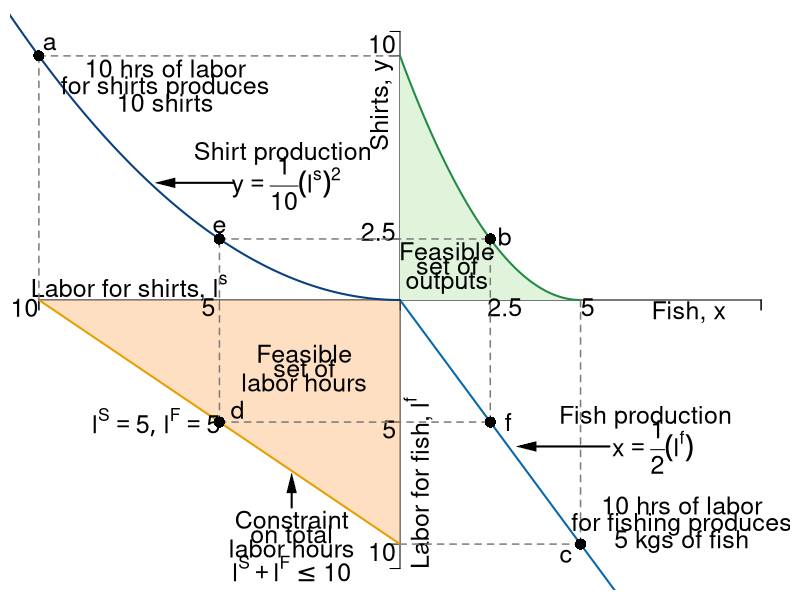

R code for this plot:
#Graph Designer: Simon Halliday
#Authors: Bowles, Foley and Halliday
#Title: Coordination, Conflict and Competition: A Text in Microeconomics

require(shape)
pdf(file = "specprodexch/ppf_eos.pdf", width = 9, height = 9)

#Set parameters for graphics
pointsize <- 1.8
axislabelsize <- 1.8
labelsize <- 1.5
namesize <- 1.8
annotatesize <- 1.5
graphlinewidth <- 2
segmentlinewidth <- 1.5

COL <- c("#7fc97f", "#beaed4", "#fdc086", "#ffff99", "#386cb0", "#f0027f", "#bf5b17", "#666666")
COLA <- c("#e0f3db", "#99d8c9","#66c2a4","#41ae76", "#238b45", "#005824")
COLB <- c("#4eb3d3", "#2b8cbe", "#0868ac","#084081")
grays <- gray.colors(25, start = 1, end = 0)
CBCols <- c("#009E73","#0072B2","#E69F00")


#Edited the margins to cater for the larger LHS labels
par(mar =  c(0.5, 0.5, 0.5, 0.5))

#Change this to make it log of l 

# ppf <- function(l, k = 0.5) {
#   k * (1/l)
# }

ppf <- function(fish, k = 0.1, alpha = 2, maxfish = 5) {
  k * (fish - maxfish)^alpha 
}

fishProd <- function(l, k = 0.5){
  (-k)*l
}

feasibleLabor <- function(l, time = 10){
  - time - l
}

manufactureProd <- function(l, k = 0.1, alpha = 2){
  k * (-l)^alpha
}

xlims <- c(-10, 10)
ylims <- c(-11, 11)

npts <- 501 
x <- seq(xlims[1], xlims[2], length.out = npts)
y <- seq(ylims[1], ylims[2], length.out = npts) 
a <- c(13, 15, 17)

plot(0, 0, xlim = xlims, ylim = ylims, type = "n",
     xlab = expression(paste("")),
     ylab = expression(paste("")), 
     xaxt = "n", 
     yaxt = "n", 
     cex.lab = axislabelsize, 
     bty = "n"
)

ticksy <- c(ylims[1], -10, -5, 0, 2.5, 10, ylims[2])
ylabels <- c(NA, NA, NA, NA, NA, NA, NA)
ticksx <- c(xlims[1], -10, -5, 0, 10, xlims[2])
xlabels <- c(NA, NA, NA, NA, NA, NA)

axis(1, at = ticksx, pos = 0, labels = xlabels)
axis(2, at = ticksy, pos = 0, labels = ylabels, las = 1)

npts <- 500 
xx1 <- seq(0, 5, length.out = npts)
xx2 <- seq(0, xlims[2], length.out = npts)
xx3 <- seq(xlims[1], 0, length.out = npts)
xx4 <- seq(-11, 0, length.out = npts)

#Draw the polygon for shading the feasible set
xpoly1 <- seq(from = 0, to = 5, length.out = 500)
ypoly1 <- ppf(xpoly1, k = 10/25, alpha = 2, maxfish = 5)
polygon(x = c(xpoly1, rev(xpoly1[1])), y = c(ypoly1, rev(ypoly1)[1]), col=COLA[1], density=NULL, border = NA)

# shade 
polygon(x = c(-10, 0, 0), 
        y = c(0, 0, -10),
        border = FALSE, col = adjustcolor(COL[3], alpha.f = 0.5))


#Draw the graphs
lines(xx1, ppf(xx1, k = 10/25, alpha = 2, maxfish = 5), col = COLA[5], lwd = graphlinewidth)
lines(xx2, fishProd(xx2, k = 2), col = COLB[3], lwd = graphlinewidth)
lines(xx3, feasibleLabor(xx3, time = 10), col = CBCols[3], lwd = graphlinewidth)
lines(xx4, manufactureProd(xx4, k = 0.1, alpha = 2), col = COLB[4], lwd = graphlinewidth)

#mtext(expression(paste("Quantity of fish, ", x)), side=1, line = 2.5, cex = axislabelsize)
text(-0.5, 8, expression(paste("Shirts, ", y)), xpd = TRUE, cex = annotatesize, srt = 90) 
text(8, -0.5, expression(paste("Fish, ", x)), xpd = TRUE, cex = annotatesize)
text(0.5, -7.5, expression(paste("Labor for fish, ", l^f)), xpd = TRUE, cex = annotatesize, srt= 90) 
text(-7.5, 0.5, expression(paste("Labor for shirts, ", l^s)), xpd = TRUE, cex = annotatesize)

#Label the points on the axes we want
text(-0.6, 2.8, expression(paste(2.5)), xpd = TRUE, cex = annotatesize)
text(-0.5, 10.5, expression(paste(10)), xpd = TRUE, cex = annotatesize)
text(2.9, -0.3, expression(paste(2.5)), xpd = TRUE, cex = annotatesize)
text(5.2, -0.3, expression(paste(5)), xpd = TRUE, cex = annotatesize)
text(-5.3, -0.3, expression(paste(5)), xpd = TRUE, cex = annotatesize)
text(-0.3, -5.3, expression(paste(5)), xpd = TRUE, cex = annotatesize)
text(-10.4, -0.3, expression(paste(10)), xpd = TRUE, cex = annotatesize)
text(-0.5, -10.3, expression(paste(10)), xpd = TRUE, cex = annotatesize)

#Label the two production functions
#Clothing
text(-3.25, 6, expression(paste("Shirt production")), xpd = TRUE, cex = annotatesize)
text(-3.15, 4.8, expression(paste(y == frac(1,10)(l^s)^2)), xpd = TRUE, cex = annotatesize)
Arrows(-4.6, 4.8, -6.5, 4.8, col = "black", lty = 1, lwd = 2, arr.type = "triangle", arr.lwd = 0.5)

#Fishing
text(6.8, -4.8, expression(paste("Fish production")), xpd = TRUE, cex = annotatesize)
text(7, -6, expression(paste(x == frac(1,2)(l^f))), xpd = TRUE, cex = annotatesize)
Arrows(5.8, -6, 3.5, -6, col = "black", lty = 1, lwd = 2, arr.type = "triangle", arr.lwd = 0.5)

#Draw segments for the 50/50 split of time
segments(-5, -5, -5, 2.5, lty = 2, col = grays[20], lwd = segmentlinewidth)
segments(-5, -5, 2.5, -5, lty = 2, col = grays[20], lwd = segmentlinewidth)
segments(-5, 2.5, 2.5, 2.5, lty = 2, col = grays[20], lwd = segmentlinewidth)
segments(2.5, -5, 2.5, 2.5, lty = 2, col = grays[20], lwd = segmentlinewidth)

#Annotate Max time on clothes
segments(-10, 0, -10, 10, lty = 2, col = grays[20], lwd = segmentlinewidth)
segments(-10, 10, 0, 10, lty = 2, col = grays[20], lwd = segmentlinewidth)
text(-6.5, 9.5, expression(paste("10 hrs of labor")), cex = annotatesize)
text(-6.5, 8.7, expression(paste("for shirts produces")),  cex = annotatesize)
text(-6.5, 8.1, expression(paste("10 shirts")),  cex = annotatesize)
points(-10, 10, pch = 16, col = "black", cex = 1.5)
text(-9.7, 10.5, expression(paste("a")),  cex = annotatesize)

points(-5, 2.5, pch = 16, col = "black", cex = 1.5)
text(-5, 3, expression(paste("e")), cex = annotatesize)

#Annotate Max time on fishing
segments(0, -10, 5, -10, lty = 2, col = grays[20], lwd = segmentlinewidth)
segments(5, -10, 5, 0, lty = 2, col = grays[20], lwd = segmentlinewidth)
text(7.8, -8.4, expression(paste("10 hrs of labor")), cex = annotatesize)
text(7.8, -9.2, expression(paste("for fishing produces")),cex = annotatesize)
text(7.8, -9.9, expression(paste("5 kgs of fish")), cex = annotatesize)
points(5, -10, pch = 16, col = "black", cex = 1.5)
text(4.6, -10.5, expression(paste("c")), cex = annotatesize)

points(2.5, -5, pch = 16, col = "black", cex = 1.5)
text(3, -5, expression(paste("f")), cex = annotatesize)

#Annotate point on ppf 
points(2.5, 2.5, pch = 16, col = "black", cex = 1.5)
#text(5.6, 3.35, expression(paste("12.5 Shirts and")),cex = annotatesize)
#text(5.6, 2.75, expression(paste("2.5 Kilograms of Fish")), cex = annotatesize)
text(2.9, 2.6, expression(paste("b")), cex = annotatesize)

#Annotate point on labor feasibility frontier
points(-5, -5, pch = 16, col = "black", cex = 1.5)
text(-6.75, -5, expression(paste(list(l^S ==5, l^F == 5) )),cex = annotatesize)
text(-4.5, -4.5, expression(paste("d")),cex = annotatesize)


Arrows(-3, -8.5, -3, -7.5, col = "black", lty = 1, lwd = 2, arr.type = "triangle", arr.lwd = 0.5)
text(-3, -9, expression("Constraint"),cex = labelsize)
text(-3, -9.6, expression("on total"),cex = labelsize, xpd = TRUE)
text(-3, -10.2, expression("labor hours"),cex = labelsize, xpd = TRUE)
text(-3, -11, expression(paste(l^S + l^F <= 10)),cex = annotatesize)
#Arrows(-6, -7, -3.5, -7, col = "black", lty = 1, lwd = 2, arr.type = "triangle", arr.lwd = 0.5)

#Label the feasible frontier
text(1.3, 2, expression("Feasible"), cex = annotatesize)
text(1.3, 1.4, expression("set of"), cex = annotatesize)
text(1.3, 0.7, expression("outputs"), cex = annotatesize)

# Label constaint 
#Label the feasible frontier
text(-2.65, -2.2, expression("Feasible"),cex = labelsize)
text(-2.65, -2.8, expression("set of"),cex = labelsize)
text(-2.65, -3.4, expression("labor hours"),cex = labelsize)



dev.off()
